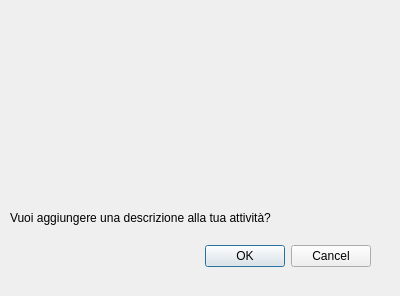
<?xml version="1.0" encoding="UTF-8"?>
<ui version="4.0">
 <class>descriptionDialog</class>
 <widget class="QDialog" name="descriptionDialog">
  <property name="geometry">
   <rect>
    <x>0</x>
    <y>0</y>
    <width>400</width>
    <height>296</height>
   </rect>
  </property>
  <property name="windowTitle">
   <string>Dialog</string>
  </property>
  <widget class="QDialogButtonBox" name="chooseBtn">
   <property name="geometry">
    <rect>
     <x>30</x>
     <y>240</y>
     <width>341</width>
     <height>32</height>
    </rect>
   </property>
   <property name="orientation">
    <enum>Qt::Horizontal</enum>
   </property>
   <property name="standardButtons">
    <set>QDialogButtonBox::Cancel|QDialogButtonBox::Ok</set>
   </property>
  </widget>
  <widget class="QLabel" name="label">
   <property name="geometry">
    <rect>
     <x>10</x>
     <y>210</y>
     <width>261</width>
     <height>16</height>
    </rect>
   </property>
   <property name="text">
    <string>Vuoi aggiungere una descrizione alla tua attività?</string>
   </property>
  </widget>
 </widget>
 <resources/>
 <connections>
  <connection>
   <sender>chooseBtn</sender>
   <signal>accepted()</signal>
   <receiver>descriptionDialog</receiver>
   <slot>accept()</slot>
   <hints>
    <hint type="sourcelabel">
     <x>248</x>
     <y>254</y>
    </hint>
    <hint type="destinationlabel">
     <x>157</x>
     <y>274</y>
    </hint>
   </hints>
  </connection>
  <connection>
   <sender>chooseBtn</sender>
   <signal>rejected()</signal>
   <receiver>descriptionDialog</receiver>
   <slot>reject()</slot>
   <hints>
    <hint type="sourcelabel">
     <x>316</x>
     <y>260</y>
    </hint>
    <hint type="destinationlabel">
     <x>286</x>
     <y>274</y>
    </hint>
   </hints>
  </connection>
 </connections>
</ui>
